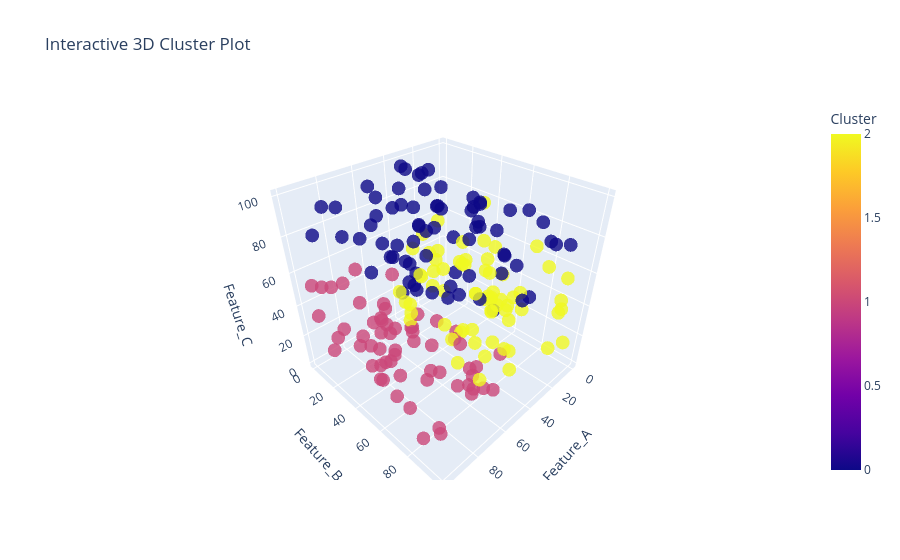

Source (notebook cell):
### Code cell
fig = px.scatter_3d(
    df_clean, 
    x='Feature_A', 
    y='Feature_B', 
    z='Feature_C',
    color='Cluster',
    title="Interactive 3D Cluster Plot",
    opacity=0.8,
    # template="plotly_dark"
)
fig.show()

### Figure 1 — Plotly figure (JSON) as saved in the notebook; plotly's stock layout.template omitted (floating-point values rounded to 4 significant figures; data arrays with more than 128 entries replaced by an {"elided": "..."} marker saying what was removed)
{"data": [{"hovertemplate": "Feature_A=%{x}<br>Feature_B=%{y}<br>Feature_C=%{z}<br>Cluster=%{marker.color}<extra></extra>", "legendgroup": "", "marker": {"color": {"elided": "200 int values"}, "coloraxis": "coloraxis", "opacity": 0.8, "symbol": "circle"}, "mode": "markers", "name": "", "scene": "scene", "showlegend": false, "type": "scatter3d", "x": {"elided": "200 float values"}, "y": {"elided": "200 float values"}, "z": {"elided": "200 float values"}}], "layout": {"coloraxis": {"colorbar": {"title": {"text": "Cluster"}}, "colorscale": [[0, "#0d0887"], [0.1111, "#46039f"], [0.2222, "#7201a8"], [0.3333, "#9c179e"], [0.4444, "#bd3786"], [0.5556, "#d8576b"], [0.6667, "#ed7953"], [0.7778, "#fb9f3a"], [0.8889, "#fdca26"], [1, "#f0f921"]]}, "legend": {"tracegroupgap": 0}, "scene": {"domain": {"x": [0, 1], "y": [0, 1]}, "xaxis": {"title": {"text": "Feature_A"}}, "yaxis": {"title": {"text": "Feature_B"}}, "zaxis": {"title": {"text": "Feature_C"}}}, "title": {"text": "Interactive 3D Cluster Plot"}}}
